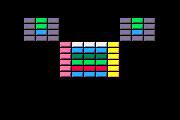

Below is a game level as drawn by its tile map, then a one-line description and the .tmx file that defines it, in full:
An orthogonal 15x20 tile map with 12x6 px tiles, 2 tile layers (blocks, extras), 2 tilesets.

<map version="1.10" tiledversion="1.10.2" orientation="orthogonal" renderorder="right-down" width="15" height="20" tilewidth="12" tileheight="6" infinite="0" nextlayerid="3" nextobjectid="1">
 <tileset firstgid="1" source="game_blocks.tsx" />
 <tileset firstgid="31" source="game_extras.tsx" />
 <layer id="1" name="blocks" width="15" height="20">
  <data encoding="csv">
0,0,0,0,0,0,0,0,0,0,0,0,0,0,0,
0,0,0,0,0,0,0,0,0,0,0,0,0,0,0,
0,0,0,0,0,0,0,0,0,0,0,0,0,0,0,
0,0,14,7,14,0,0,0,0,0,14,7,14,0,0,
0,0,14,7,14,0,0,0,0,0,14,7,14,0,0,
0,0,14,6,14,0,0,0,0,0,14,6,14,0,0,
0,0,14,14,14,0,0,0,0,0,14,14,14,0,0,
0,0,0,0,0,5,1,1,1,3,0,0,0,0,0,
0,0,0,0,0,5,6,6,6,3,0,0,0,0,0,
0,0,0,0,0,5,12,12,12,3,0,0,0,0,0,
0,0,0,0,0,5,7,7,7,3,0,0,0,0,0,
0,0,0,0,0,5,10,10,10,3,0,0,0,0,0,
0,0,0,0,0,5,6,6,6,3,0,0,0,0,0,
0,0,0,0,0,0,0,0,0,0,0,0,0,0,0,
0,0,0,0,0,0,0,0,0,0,0,0,0,0,0,
0,0,0,0,0,0,0,0,0,0,0,0,0,0,0,
0,0,0,0,0,0,0,0,0,0,0,0,0,0,0,
0,0,0,0,0,0,0,0,0,0,0,0,0,0,0,
0,0,0,0,0,0,0,0,0,0,0,0,0,0,0,
0,0,0,0,0,0,0,0,0,0,0,0,0,0,0
</data>
 </layer>
 <layer id="2" name="extras" width="15" height="20">
  <data encoding="csv">
0,0,0,0,0,0,0,0,0,0,0,0,0,0,0,
0,0,0,0,0,0,0,0,0,0,0,0,0,0,0,
0,0,0,0,0,0,0,0,0,0,0,0,0,0,0,
0,0,0,0,0,0,0,0,0,0,0,0,0,0,0,
0,0,0,0,0,0,0,0,0,0,0,0,0,0,0,
0,0,0,0,0,0,0,0,0,0,0,0,0,0,0,
0,0,0,0,0,0,0,0,0,0,0,0,0,0,0,
0,0,0,0,0,0,0,0,0,0,0,0,0,0,0,
0,0,0,0,0,0,0,0,0,0,0,0,0,0,0,
0,0,0,0,0,0,0,0,0,0,0,0,0,0,0,
0,0,0,0,0,0,0,0,0,0,0,0,0,0,0,
0,0,0,0,0,0,0,0,0,0,0,0,0,0,0,
0,0,0,0,0,0,0,0,0,0,0,0,0,0,0,
0,0,0,0,0,0,0,0,0,0,0,0,0,0,0,
0,0,0,0,0,0,0,0,0,0,0,0,0,0,0,
0,0,0,0,0,0,0,0,0,0,0,0,0,0,0,
0,0,0,0,0,0,0,0,0,0,0,0,0,0,0,
0,0,0,0,0,0,0,0,0,0,0,0,0,0,0,
0,0,0,0,0,0,0,0,0,0,0,0,0,0,0,
0,0,0,0,0,0,0,0,0,0,0,0,0,0,0
</data>
 </layer>
</map>